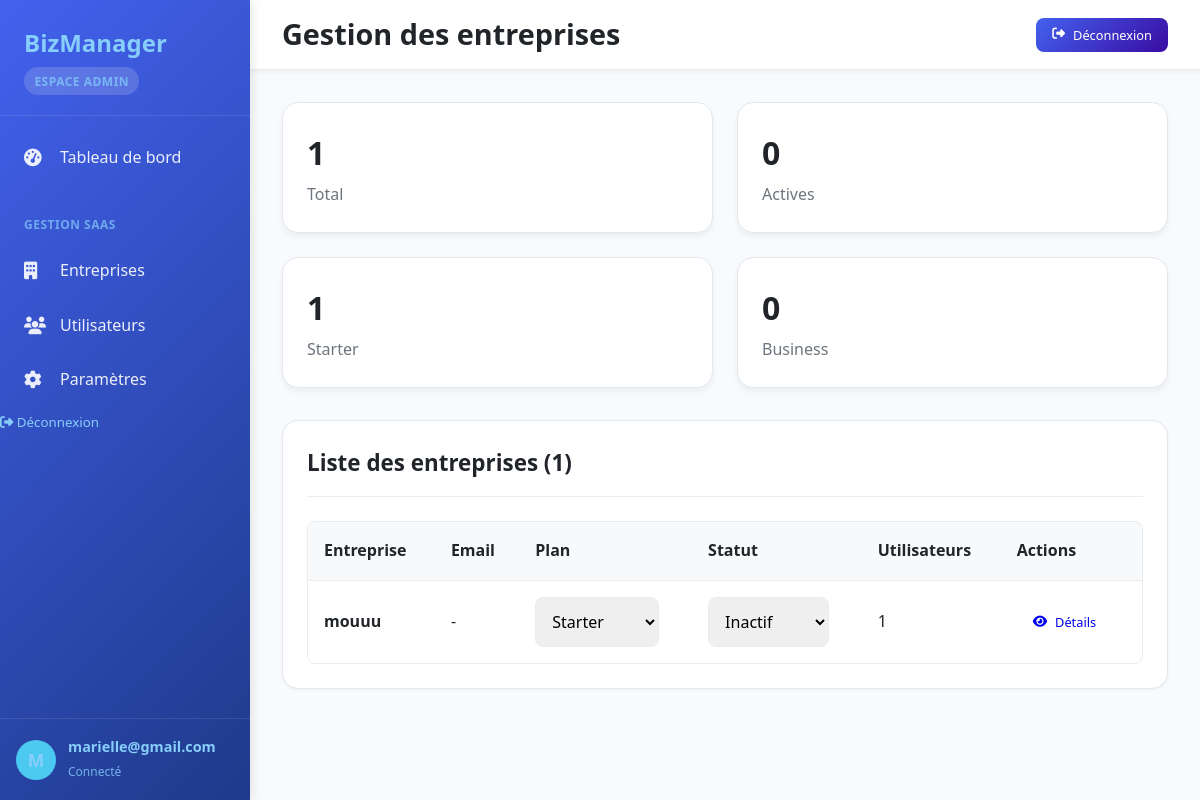
Screenshot of /sysadmin/companies/ (signed in) with the database file from the repository.
### core/models.py (models this page shows, shortened)
class CustomUser(AbstractUser):
    ROLE_CHOICES = [('admin','Admin'),('user','User')]
    email = models.EmailField(unique=True)
    full_name = models.CharField(max_length=255)
    company = models.ForeignKey(Company, on_delete=models.CASCADE, null=True, blank=True, related_name='users')
    role = models.CharField(max_length=20, choices=ROLE_CHOICES, default='user')
    USERNAME_FIELD = 'email'
    REQUIRED_FIELDS = ['username', 'full_name']

class Company(models.Model):
    PLAN_CHOICES = [('starter','Starter'),('business','Business'),('enterprise','Enterprise')]
    STATUS_CHOICES = [('active','Actif'),('inactive','Inactif'),('suspended','Suspendu')]
    name = models.CharField(max_length=255)
    address = models.TextField(null=True, blank=True)
    city = models.CharField(max_length=100, null=True, blank=True)
    postal_code = models.CharField(max_length=20, null=True, blank=True)
    country = models.CharField(max_length=100, null=True, blank=True)
    phone = models.CharField(max_length=20, null=True, blank=True)
    website = models.CharField(max_length=255, null=True, blank=True)
    email = models.EmailField(max_length=255, null=True, blank=True)
    plan = models.CharField(max_length=50, choices=PLAN_CHOICES, default='starter')
    subscription_status = models.CharField(max_length=50, choices=STATUS_CHOICES, default='inactive')
    created_at = models.DateTimeField(auto_now_add=True)
    logo = models.ImageField(
        upload_to='logos/', null=True, blank=True,
        validators=[
            FileExtensionValidator(['jpg','jpeg','png','webp']),
            validate_logo_size
        ]
    )

### core/views/admin.py (the view, shortened to what this page needs)
# urls.py: path('sysadmin/companies/', admin.admin_companies, name='admin_companies'),
@admin_required
@require_http_methods(["GET", "POST"])
def admin_companies(request):
    companies = Company.objects.annotate(user_count=Count('users')).order_by('-created_at')
    plans_count = {
        'total': companies.count(),
        'active': companies.filter(subscription_status='active').count(),
        'starter': companies.filter(plan='starter').count(),
        'business': companies.filter(plan='business').count(),
        'enterprise': companies.filter(plan='enterprise').count()
    }
    return render(request, 'admin/companies.html', {'companies': companies, 'plans_count': plans_count})

### core/views/admin.py (called while the page is built)
def admin_required(view_func):
    @wraps(view_func)
    @login_required
    def _wrapped_view(request, *args, **kwargs):
        if not request.user.is_authenticated:
            return redirect('accueil')
        if not request.user.is_superuser:
            messages.error(request, "Accès interdit : admin système uniquement.")
            return redirect('dashboard')
        return view_func(request, *args, **kwargs)
    return _wrapped_view

### templates/admin/companies.html (shortened to what this page needs)
{% extends 'base.html' %}
{% block header_title %}Gestion des entreprises{% endblock %}
{% block content %}
<div class="stats-grid">
    <div class="stat-card">
        <div class="stat-info"><h3>{{ plans_count.total }}</h3><p>Total</p></div>
    </div>
    <div class="stat-card">
        <div class="stat-info"><h3>{{ plans_count.active }}</h3><p>Actives</p></div>
    </div>
    <div class="stat-card">
        <div class="stat-info"><h3>{{ plans_count.starter }}</h3><p>Starter</p></div>
    </div>
    <div class="stat-card">
        <div class="stat-info"><h3>{{ plans_count.business }}</h3><p>Business</p></div>
    </div>
</div>
<div class="content-section">
    <div class="section-header">
        <h2>Liste des entreprises ({{ companies.count }})</h2>
    </div>
    {% if not companies %}
    <div class="empty-state">
        <i class="fas fa-building fa-3x"></i>
        <h3>Aucune entreprise</h3>
    </div>
    {% else %}
    <div class="table-responsive">
        <table class="data-table">
            <thead>
                <tr>
                    <th>Entreprise</th>
                    <th>Email</th>
                    <th>Plan</th>
                    <th>Statut</th>
                    <th>Utilisateurs</th>
                    <th>Actions</th>
                </tr>
            </thead>
            <tbody>
                {% for company in companies %}
                <tr>
                    <td><strong>{{ company.name }}</strong></td>
                    <td>{{ company.email|default:"-" }}</td>
                    <td>
                        <form method="POST" style="display:inline">
                            <select name="plan" onchange="this.form.submit()" class="form-control" style="width:auto;">
                                <option value="starter" {% if company.plan == 'starter' %}selected{% endif %}>Starter</option>
                            </select>
                        </form>
                    </td>
                    <td>
                        <form method="POST" style="display:inline">
                            <select name="status" onchange="this.form.submit()" class="form-control" style="width:auto;">
                                <option value="inactive" {% if company.subscription_status == 'inactive' %}selected{% endif %}>Inactif</option>
                            </select>
                        </form>
                    </td>
                    <td>{{ company.user_count }}</td>
                    <td>
                        <a href="{% url 'admin_company_detail' company.pk %}" class="btn btn-info btn-sm">
                            <i class="fas fa-eye"></i> Détails
                        </a>
                    </td>
                </tr>
                {% endfor %}
            </tbody>
        </table>
    </div>
    {% endif %}
</div>
{% endblock %}

### templates/base.html (shortened to what this page needs)
{% load static %}
<!DOCTYPE html>
<html lang="fr">
<head>
    <link rel="stylesheet" href="https://cdnjs.cloudflare.com/ajax/libs/font-awesome/6.4.0/css/all.min.css">
    <link rel="stylesheet" href="{% static 'css/app.css' %}">
</head>
<body>
    <div class="dashboard-container">
        <aside class="sidebar" id="app-sidebar">
            <div class="sidebar-header">
                <h2>BizManager</h2>
                <div class="company-info">
                    {% if user.is_superuser %}
                    <small class="badge" style="background:rgba(255,255,255,0.2);">Espace Admin</small>
                    {% else %}
                    <small><i class="fas fa-building me-1"></i> {{ user.company.name|default:"Mon Entreprise" }}</small>
                    {% endif %}
                </div>
            </div>
            <ul class="sidebar-menu">
                {% if user.is_superuser %}
                <li><a href="{% url 'admin_dashboard' %}" class="{% if request.resolver_match.url_name == 'admin_dashboard' %}active{% endif %}"><i class="fas fa-tachometer-alt"></i> Tableau de bord</a></li>
                <li class="menu-section">Gestion SaaS</li>
                <li><a href="{% url 'admin_companies' %}"><i class="fas fa-building"></i> Entreprises</a></li>
                <li><a href="{% url 'admin_users' %}"><i class="fas fa-users"></i> Utilisateurs</a></li>
                <li><a href="{% url 'admin_settings' %}"><i class="fas fa-cog"></i> Paramètres</a></li>
                {% endif %}
                <li>
                    <form method="POST" action="{% url 'logout' %}" style="display:inline">
                        <button type="submit" class="logout-link" style="background:none; border:none; color:inherit; cursor:pointer; width:100%; text-align:left; padding:0">
                            <i class="fas fa-sign-out-alt"></i> Déconnexion
                        </button>
                    </form>
                </li>
            </ul>
            <div class="sidebar-footer">
                <div class="user-info">
                    <div class="user-avatar">{{ user.email|slice:":1"|upper }}</div>
                    <div class="user-details"><strong>{{ user.email }}</strong><small>Connecté</small></div>
                </div>
            </div>
        </aside>
        <main class="main-content">
            <header class="dashboard-header">
                <h1>{% block header_title %}Tableau de bord{% endblock %}</h1>
                <div class="user-menu">
                    <form method="POST" action="{% url 'logout' %}">
                        <button type="submit" class="btn btn-primary btn-sm"><i class="fas fa-sign-out-alt"></i> Déconnexion</button>
                    </form>
                </div>
            </header>
            <div class="content-wrapper">
                {% block content %}{% endblock %}
            </div>
        </main>
    </div>
</body>
</html>

### templates/base.html (style rules this page uses)
body { font-family: 'Outfit', 'Inter', sans-serif; background: #f8fafc }
.sidebar { background: linear-gradient(135deg, #4361ee 0%, #1e3a8a 100%); border-right: none }
.btn-primary { background: linear-gradient(135deg, #4361ee 0%, #3a0ca3 100%) }
.stat-card { border-radius: 16px; border: 1px solid #e2e8f0; background: white }
.content-section { border-radius: 16px; border: 1px solid #e2e8f0; box-shadow: 0 1px 3px rgba(0, 0, 0, 0.05) }

### rows the page displays
CustomUser: email "M", email "marielle@gmail.com"
Company: name "mouuu", email "-", plan "Starter", status "Inactif", user_count "1"

### other values shown
{{ plans_count.total }} "1"
{{ plans_count.active }} "0"
{{ plans_count.starter }} "1"
{{ plans_count.business }} "0"
{{ companies.count }} "1"
